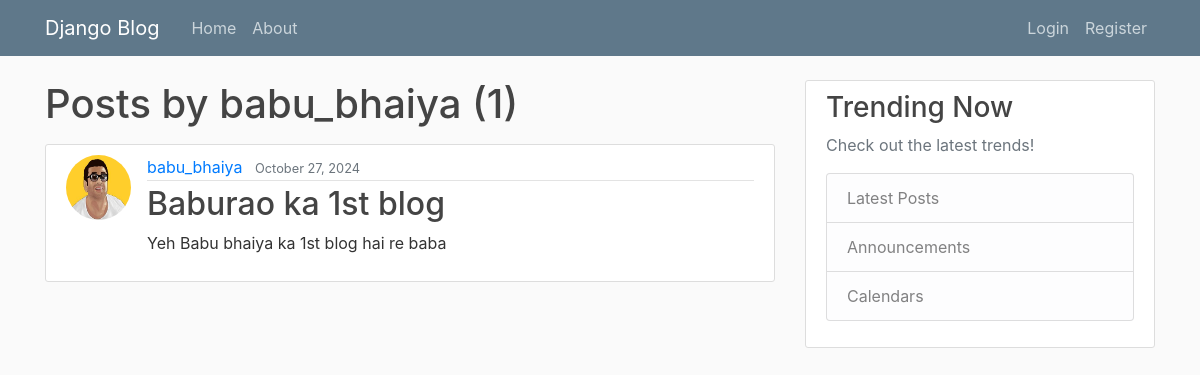
Before: /user/babu_bhaiya with the older database file.
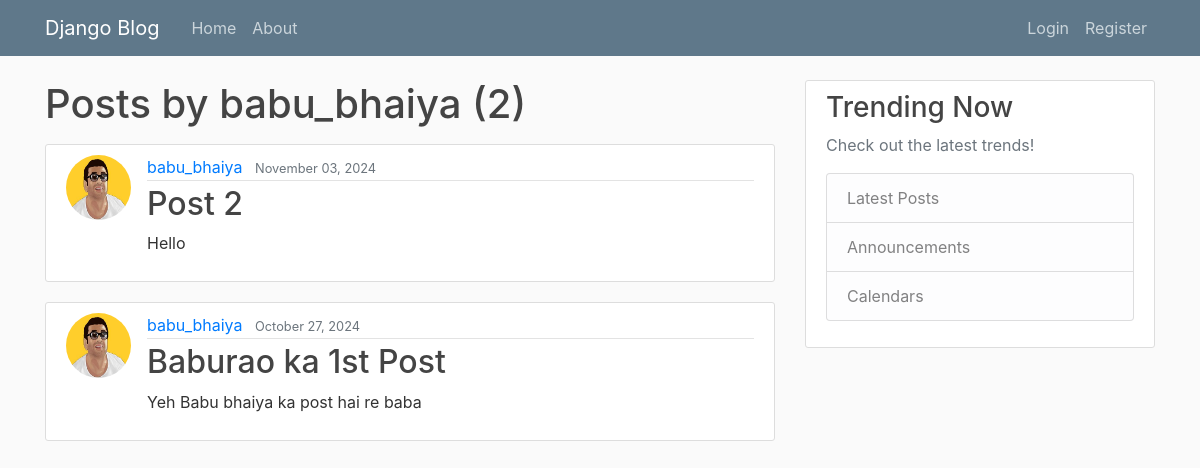
After: the same page with the newer database file.
### blog/models.py (models this page shows, shortened)
class Post(models.Model):
    title = models.CharField(max_length=100)
    content = models.TextField()
    date_posted = models.DateTimeField(default=timezone.now)
    author = models.ForeignKey(User, on_delete=models.CASCADE)

### users/models.py (models this page shows, shortened)
class Profile(models.Model):
    user = models.OneToOneField(User, on_delete=models.CASCADE)
    image = models.ImageField(default='default.jpg', upload_to='profile_pics')

### blog/views.py (the view)
# urls.py: path('user/<str:username>', UserPostListView.as_view(), name='user-posts'),
class UserPostListView(ListView):
    model = Post
    template_name = 'blog/user_posts.html'  # <app>/<model>_<viewtype>.html
    context_object_name = 'posts'
    paginate_by = 5
    def get_queryset(self):
        user = get_object_or_404(User, username=self.kwargs.get('username'))
        return Post.objects.filter(author=user).order_by('-date_posted')

### blog/templates/blog/user_posts.html (shortened to what this page needs)
{% extends "blog/base.html" %}
{% block content %}
    <h1 class="mb-3">Posts by {{ view.kwargs.username }} ({{ page_obj.paginator.count }})</h1>
    {% for post in posts %}
        <article class="media content-section">
          <img class="rounded-circle article-img" src="{{ post.author.profile.image.url }}">
          <div class="media-body">
            <div class="article-metadata">
              <a class="mr-2" href="{% url 'user-posts' post.author.username %}">{{ post.author }}</a>
              <small class="text-muted">{{ post.date_posted|date:"F d, Y" }}</small>
            </div>
            <h2><a class="article-title" href="{% url 'post-detail' post.id %}">{{ post.title }}</a></h2>
            <p class="article-content">{{ post.content }}</p>
          </div>
        </article>
    {% endfor %}
{% endblock content %}

Changed rows visible on the page:
added Post: author.profile.image (picture), author "babu_bhaiya", date_posted "November 03, 2024", title "Post 2", content "Hello"
changed Post: title "Baburao ka 1st blog" → "Baburao ka 1st Post"; content "Yeh Babu bhaiya ka 1st blog hai re baba" → "Yeh Babu bhaiya ka post hai re baba"
Other visible differences:
{{ page_obj.paginator.count }}: "1" → "2"
